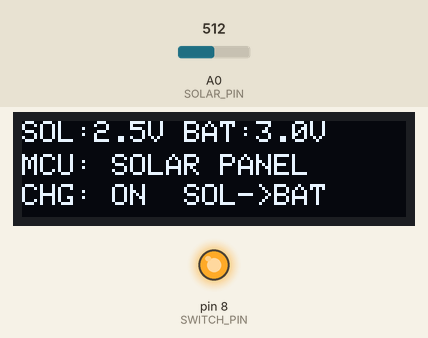
Recording of a sketch running on a simulated Arduino Uno, built with avr-gcc and run on an emulated ATmega328P. Parts: 128×32 one-colour display, output pins drawn as LEDs (lit = HIGH). The inputs (shaded band) are chosen by the test bench; at power-on: A0 (SOLAR_PIN) = 512. What the sketch prints to the serial monitor is not drawn.

Above: at 4.1 s.
At 5.2 s:
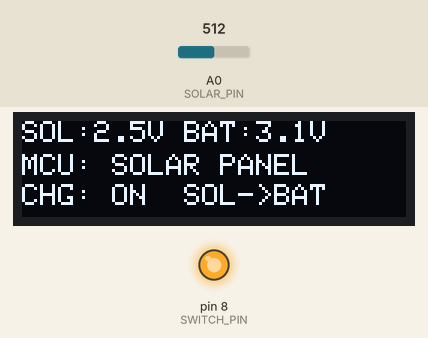
5.3 s: A0 (SOLAR_PIN) set to 503
At 7.0 s:
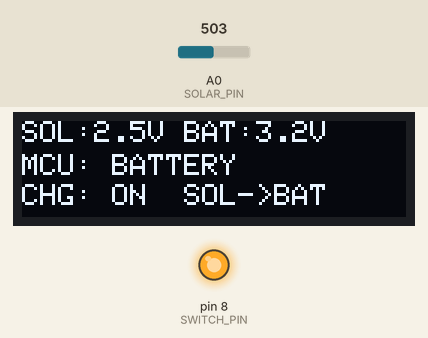
8.3 s: A0 (SOLAR_PIN) set to 306
At 9.1 s:
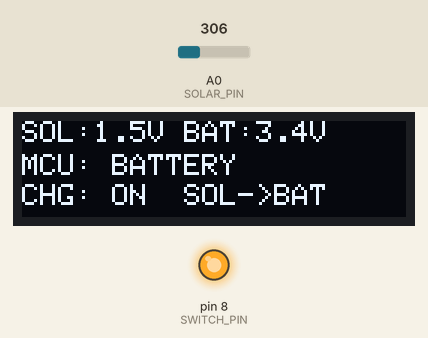
10.9 s: A0 (SOLAR_PIN) set to 122
At 19.0 s:
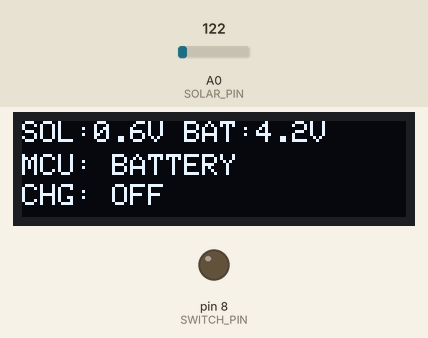
Timing chart, 0 to 20.5 s (numbered marks = the images above; inputs shaded):
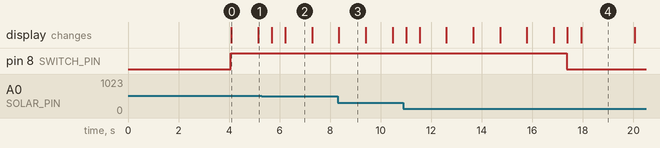

The sketch:

Q3_LAB4.ino
```cpp
// Q3 - Solar charger using DAC shield for Arduino
// If solar power is above 2.5 V, solar is used to power microcontroller
// If solar power is below 2.5 V, battery power used
// If battery is less than solar, battery will charge on solar power
// Battery can reach a fully charged state, where it then will stop charging

#include <Wire.h>
#include <Adafruit_GFX.h>
#include <Adafruit_SSD1306.h>

// ── OLED Configuration ──────────────────────────────────────
#define SCREEN_WIDTH    128
#define SCREEN_HEIGHT    32
#define OLED_RESET       -1
#define OLED_I2C_ADDR  0x3C

Adafruit_SSD1306 display(SCREEN_WIDTH, SCREEN_HEIGHT, &Wire, OLED_RESET);

// Pin Definitions
#define SOLAR_PIN      A0
#define BATTERY_PIN    A1
#define SWITCH_PIN      8

// ADC Constants
#define ADC_REF_VOLTAGE   5.0f
#define ADC_RESOLUTION  1023.0f

// Voltage thresholds
#define SOLAR_THRESHOLD       2.5f   // below this, use battery for MCU
#define BATTERY_FULL_VOLTAGE  4.2f   // stop charging at this voltage
#define BATTERY_LOW_VOLTAGE   3.0f   // start charging again at this voltage

// Simulation battery charging
#define SIMULATION_MODE     true     // set false to use real ADC reads
#define CHARGE_INCREMENT    0.05f    // volts added per loop when charging
#define DISCHARGE_INCREMENT 0.01f    // volts lost per loop when not charging
#define SIM_SOLAR_VOLTAGE   3.8f     // fixed simulated solar voltage

// enums
typedef enum {
  SOURCE_SOLAR,
  SOURCE_BATTERY
} PowerSource;

typedef enum {
  CHARGE_OFF,
  CHARGE_ON
} ChargeState;

// State
float        vSolar        = 0.0f;  // begin at 0
float        vBattery      = 0.0f;
PowerSource  currentSource = SOURCE_BATTERY;
ChargeState  chargeState   = CHARGE_OFF;

// Simulation variables
float simBatteryVoltage = BATTERY_LOW_VOLTAGE;
float simSolarVoltage   = SIM_SOLAR_VOLTAGE;

// Calibration scales
float solarScale   = 1.0f;
float batteryScale = 1.0f;

//  Function reads ADC pin with 5-sample averaging and applies scale to get output voltage

float readVoltage(int pin, float scale) {
  long sum = 0;
  for (int i = 0; i < 5; i++) {
    sum += analogRead(pin);
    delay(2);
  }
  float avg     = sum / 5.0f;
  float adcVolt = (avg / ADC_RESOLUTION) * ADC_REF_VOLTAGE;
  return adcVolt * scale;
}

//  Before calling this, apply a known voltage to A0 and A1
//  and set SOLAR_ACTUAL_VOLTAGE and BATTERY_ACTUAL_VOLTAGE.
/*
void calibrate() {
  // ── Set these to the actual voltage you are feeding in ──
  float solarActual   = 5.0f;   // measured with multimeter at solar input
  float batteryActual = 5.0f;   // measured with multimeter at battery input

  float rawSolar   = (analogRead(SOLAR_PIN)   / ADC_RESOLUTION) * ADC_REF_VOLTAGE;
  float rawBattery = (analogRead(BATTERY_PIN) / ADC_RESOLUTION) * ADC_REF_VOLTAGE;

  // Avoid division by zero
  solarScale   = (rawSolar   > 0.1f) ? solarActual   / rawSolar   : 1.0f;
  batteryScale = (rawBattery > 0.1f) ? batteryActual / rawBattery : 1.0f;

  Serial.print(F("Calibration — Solar scale: "));
  Serial.print(solarScale, 3);
  Serial.print(F("  Battery scale: "));
  Serial.println(batteryScale, 3);
}
*/

// Update the simulation
void updateSimulation() {
  // read potentiometer on A0
  vSolar = readVoltage(SOLAR_PIN, solarScale);

  // Battery - simulated, increment/decrement based on charge state
  if (chargeState == CHARGE_ON) { // if charge state is on, battery will increment until reaching fully charged voltage 4.2V
    simBatteryVoltage += CHARGE_INCREMENT;
    if (simBatteryVoltage > BATTERY_FULL_VOLTAGE) {
      simBatteryVoltage = BATTERY_FULL_VOLTAGE;
    }
  } else {
    simBatteryVoltage -= DISCHARGE_INCREMENT;   // simulates battery discharging
    if (simBatteryVoltage < 2.5f) {
      simBatteryVoltage = 2.5f;
    }
  }
  vBattery = simBatteryVoltage;
}

// OLED simulation update
void updateOLED(float vSol, float vBat,
                PowerSource src, ChargeState chg) {
  display.clearDisplay();
  display.setTextColor(SSD1306_WHITE);
  display.setTextSize(1);

  // voltage readings
  display.setCursor(0, 0);
  display.print(F("SOL:"));
  display.print(vSol, 1);
  display.print(F("V BAT:"));
  display.print(vBat, 1);
  display.print(F("V"));

  // MCU power source
  display.setCursor(0, 11);
  display.print(F("MCU: "));
  if (src == SOURCE_SOLAR) {
    display.print(F("SOLAR PANEL"));
  } else {
    display.print(F("BATTERY"));
  }

  // charging status
  display.setCursor(0, 21);
  display.print(F("CHG: "));
  if (chg == CHARGE_ON) {
    display.print(F("ON  SOL->BAT"));
  } else {
    if (vBat >= BATTERY_FULL_VOLTAGE) {
      display.print(F("OFF  FULL"));
    } else {
      display.print(F("OFF"));
    }
  }

  display.display();
}

// prints to serial port at 9600 baud
void printSerial(float vSol, float vBat, PowerSource src, ChargeState chg) {
  Serial.print(F("V_Solar="));
  Serial.print(vSol, 2);
  Serial.print(F("V  |  V_Battery="));
  Serial.print(vBat, 2);
  Serial.print(F("V  |  MCU="));
  Serial.print(src == SOURCE_SOLAR ? F("SOLAR") : F("BATTERY"));
  Serial.print(F("  |  Charging="));
  Serial.println(chg == CHARGE_ON ? F("ON") : F("OFF"));
}


void setup() {
  Serial.begin(9600);   //begin serial monitoring
  Serial.println(F("Solar Charge Controller — Starting..."));   // prints setup

  pinMode(SWITCH_PIN, OUTPUT);  // GPIO
  digitalWrite(SWITCH_PIN, LOW);


  // Initialize OLED
  if (!display.begin(SSD1306_SWITCHCAPVCC, OLED_I2C_ADDR)) {
    Serial.println(F("ERROR: OLED not found!"));
    pinMode(LED_BUILTIN, OUTPUT);
    while (true) {
      digitalWrite(LED_BUILTIN, HIGH); delay(200);
      digitalWrite(LED_BUILTIN, LOW);  delay(200);
    }
  }

  // Splash screen
  display.clearDisplay();
  display.setTextColor(SSD1306_WHITE);
  display.setTextSize(1);
  display.setCursor(0, 0);
  display.println(F("SOLAR CHARGE W/ BATT-LAB 4"));
  display.setCursor(0, 11);

  display.setCursor(0, 21);
  display.println(F("Initializing..."));
  display.display();
  delay(4000);


  Serial.println(F("Ready."));
}

void loop() {

  // Get voltages
  if (SIMULATION_MODE) {
    updateSimulation();   // solar from pot A0 and the battery is simulated
  } else {
    vSolar   = readVoltage(SOLAR_PIN,   solarScale);
    vBattery = readVoltage(BATTERY_PIN, batteryScale);
  }

  // Determine MCU power source
  if (vSolar > SOLAR_THRESHOLD) {
    currentSource = SOURCE_SOLAR;
  } else {
    currentSource = SOURCE_BATTERY;
  }

  // Charging logic
  if (chargeState == CHARGE_ON) {
    // Currently charging — only stop when battery is FULL
    if (vBattery >= BATTERY_FULL_VOLTAGE) {
      chargeState = CHARGE_OFF;
      digitalWrite(SWITCH_PIN, LOW);
      Serial.println(F(">> Battery full — charging stopped."));
    } else {
      digitalWrite(SWITCH_PIN, HIGH);   // keep charging
    }

  } else {
    // Not charging: only start when battery is LOW and solar has power
    if (vBattery < BATTERY_LOW_VOLTAGE && vSolar > SOLAR_THRESHOLD) {
      chargeState = CHARGE_ON;
      digitalWrite(SWITCH_PIN, HIGH);
      Serial.println(F(">> Battery low — charging started."));  //print
    } else {
      digitalWrite(SWITCH_PIN, LOW);
    }
  }

  // Update OLED display with current values
  updateOLED(vSolar, vBattery, currentSource, chargeState);

  //print to serial port
  printSerial(vSolar, vBattery, currentSource, chargeState);

  delay(500);
}
```

Measured:
- the behaviour switches between 512 and 511 on A0 (SOLAR_PIN) (found by bisection; images 1 and 2)
- after the input at 5.3 s, the display: first changes after 0.39 s (image 2 shows a later state)
- what the display in image 0 shows lasts 1.1 s, from 4.1 s to 5.2 s
